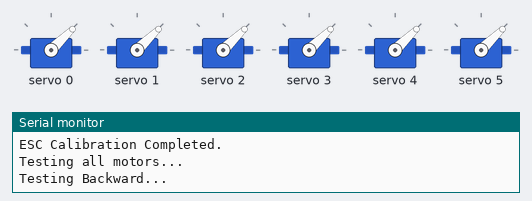
Bench run of a sketch on a simulated Arduino Uno, built with avr-gcc and run on an emulated ATmega328P. Parts: 6 × servo, the last lines printed to the serial monitor.

Above: at 10.05 s.
At 16.0 s:
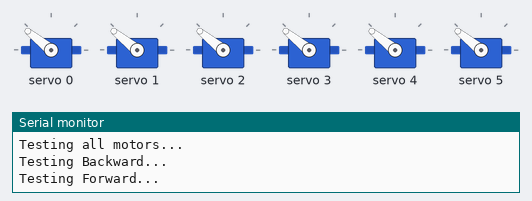
At 23.0 s:
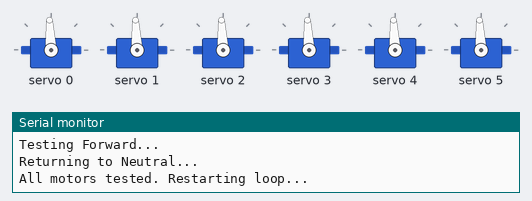
Timing chart, 0 to 26.9 s (numbered marks = the images above):
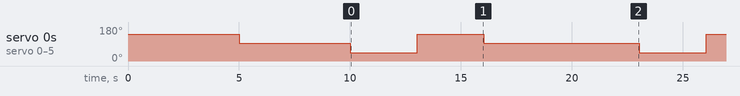

The sketch:

bldc_motor_test_with_pca9685_.ino
```cpp
//#include <Wire.h>
//#include <Adafruit_PWMServoDriver.h>
//
//// Initialize PCA9685 driver
//Adafruit_PWMServoDriver pwm = Adafruit_PWMServoDriver();
//
//const int motorChannel = 0;       // Motor connected to channel 0
//const int pwmFrequency = 50;      // Frequency for ESC (50 Hz)
//const int pwmFullThrottle = 410; // Full forward throttle (2000 µs)
//const int pwmNeutral = 307;      // Neutral throttle (1500 µs)
//const int pwmStop = 205;         // Full reverse throttle (1000 µs)
//
//void setup() {
//  Serial.begin(9600);
//  pwm.begin();
//  pwm.setPWMFreq(pwmFrequency);
//  delay(10);
//
//  Serial.println("Calibrating ESC...");
//
//  // Step 1: Full throttle to enter calibration mode
//  pwm.setPWM(motorChannel, 0, pwmFullThrottle);
//  Serial.println("Sending Full Throttle...");
//  delay(5000);  // Hold full throttle for 5 seconds
//
//  // Step 2: Neutral throttle to set throttle range
//  pwm.setPWM(motorChannel, 0, pwmNeutral);
//  Serial.println("Setting Neutral Throttle...");
//  delay(3000);  // Hold neutral for 3 seconds
//
//  Serial.println("ESC Calibration Completed.");
//  delay(2000);
//}
//
//void loop() {
//  // Step 3: Test backward movement
//  Serial.println("Testing Backward...");
//  pwm.setPWM(motorChannel, 0, pwmStop);1
//  delay(3000);
//
//  // Step 4: Test forward movement
//  Serial.println("Testing Forward...");
//  pwm.setPWM(motorChannel, 0, pwmFullThrottle);
//  delay(3000);
//
//  // Return to neutral
//  Serial.println("Returning to Neutral...");
//  pwm.setPWM(motorChannel, 0, pwmNeutral);
//  delay(2000);
//}

#include <Wire.h>
#include <Adafruit_PWMServoDriver.h>

// Initialize PCA9685 driver
Adafruit_PWMServoDriver pwm = Adafruit_PWMServoDriver();

// Motor parameters
const int numMotors = 6;         // Number of motors
const int pwmFrequency = 50;    // Frequency for ESC (50 Hz)
const int pwmFullThrottle = 410; // Full forward throttle (2000 µs)
const int pwmNeutral = 307;      // Neutral throttle (1500 µs)
const int pwmStop = 205;         // Full reverse throttle (1000 µs)

void setup() {
  Serial.begin(9600);
  pwm.begin();
  pwm.setPWMFreq(pwmFrequency);
  delay(10);

  Serial.println("Calibrating ESCs...");

  // Step 1: Full throttle to enter calibration mode for all motors
  for (int motorChannel = 0; motorChannel < numMotors; motorChannel++) {
    pwm.setPWM(motorChannel, 0, pwmFullThrottle);
  }
  Serial.println("Sending Full Throttle...");
  delay(5000); // Hold full throttle for 5 seconds

  // Step 2: Neutral throttle to set throttle range for all motors
  for (int motorChannel = 0; motorChannel < numMotors; motorChannel++) {
    pwm.setPWM(motorChannel, 0, pwmNeutral);
  }
  Serial.println("Setting Neutral Throttle...");
  delay(3000); // Hold neutral for 3 seconds

  Serial.println("ESC Calibration Completed.");
  delay(2000);
}

void loop() {
  Serial.println("Testing all motors...");

  // Step 1: Test backward movement for all motors
  for (int motorChannel = 0; motorChannel < numMotors; motorChannel++) {
    pwm.setPWM(motorChannel, 0, pwmStop);
  }
  Serial.println("Testing Backward...");
  delay(3000);

  // Step 2: Test forward movement for all motors
  for (int motorChannel = 0; motorChannel < numMotors; motorChannel++) {
    pwm.setPWM(motorChannel, 0, pwmFullThrottle);
  }
  Serial.println("Testing Forward...");
  delay(3000);

  // Step 3: Return to neutral for all motors
  for (int motorChannel = 0; motorChannel < numMotors; motorChannel++) {
    pwm.setPWM(motorChannel, 0, pwmNeutral);
  }
  Serial.println("Returning to Neutral...");
  delay(2000);

  Serial.println("All motors tested. Restarting loop...");
  delay(5000); // Pause before restarting the loop
}
```

Measured:
- by itself, servo 0–5: repeats every 13.0 s: 44° 3.0 s, 141° 3.0 s, 93° 7.0 s
